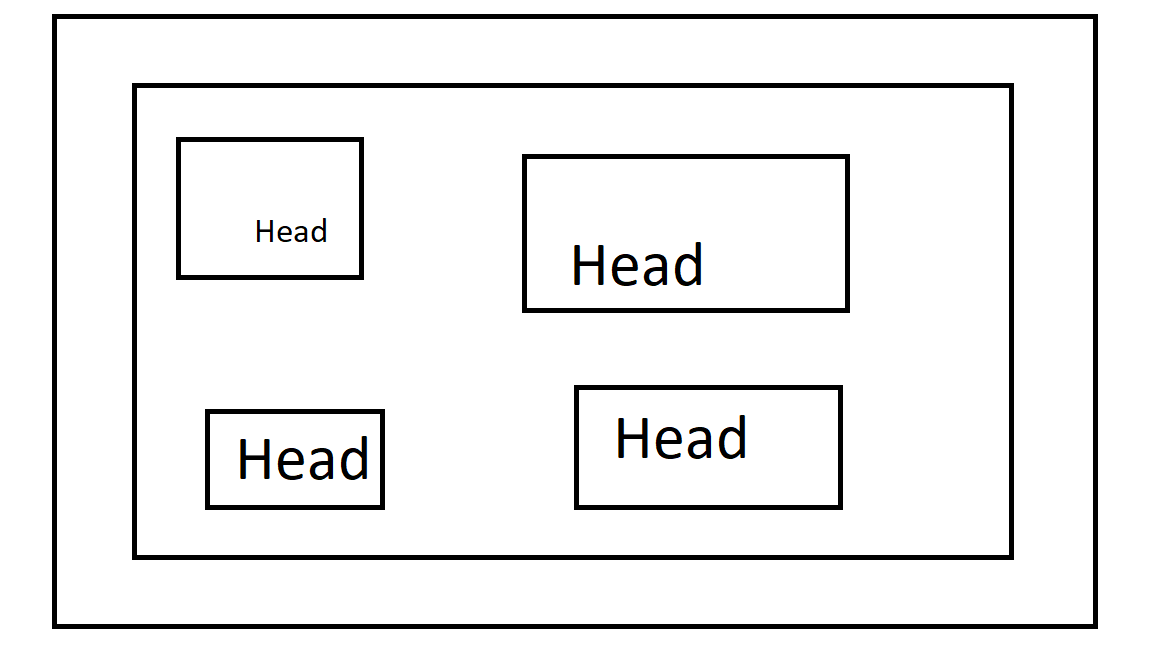
#> input picture infinity_python/input_2.png, 1152 x 648 px
$ python addingHtml.py
#> lines starting #> are read from the running program, lines starting #| are printed output that depends on the picture; after the words box and inside, x2 and y2 are one past the last pixel; in counts of white or black regions, pixels touching at a corner belong together
### infinity_python/detectRectangle.py
import cv2
import os

from functions.cropImages import crop_image


# [15 lines left out: function is_rectangle_contained, not called in this run]


def detection(image_path, output_directory):
    # read input image
#> called with image_path = 'input_2.png', output_directory = 'cut_rectangles'
    image = cv2.imread(image_path)
#> image is the input picture: shape (648, 1152, 3); mean B, G, R 237.8, 237.8, 237.8

    # Get the width height, x and y coordinate
    width, height, channels = image.shape
#> width = 648; height = 1152; channels = 3

    # Convert the image to grayscale
    gray = cv2.cvtColor(image, cv2.COLOR_BGR2GRAY)

    # Apply adaptive thresholding to obtain a binary image
    _, threshold = cv2.threshold(
        gray, 0, 255, cv2.THRESH_BINARY_INV + cv2.THRESH_OTSU)
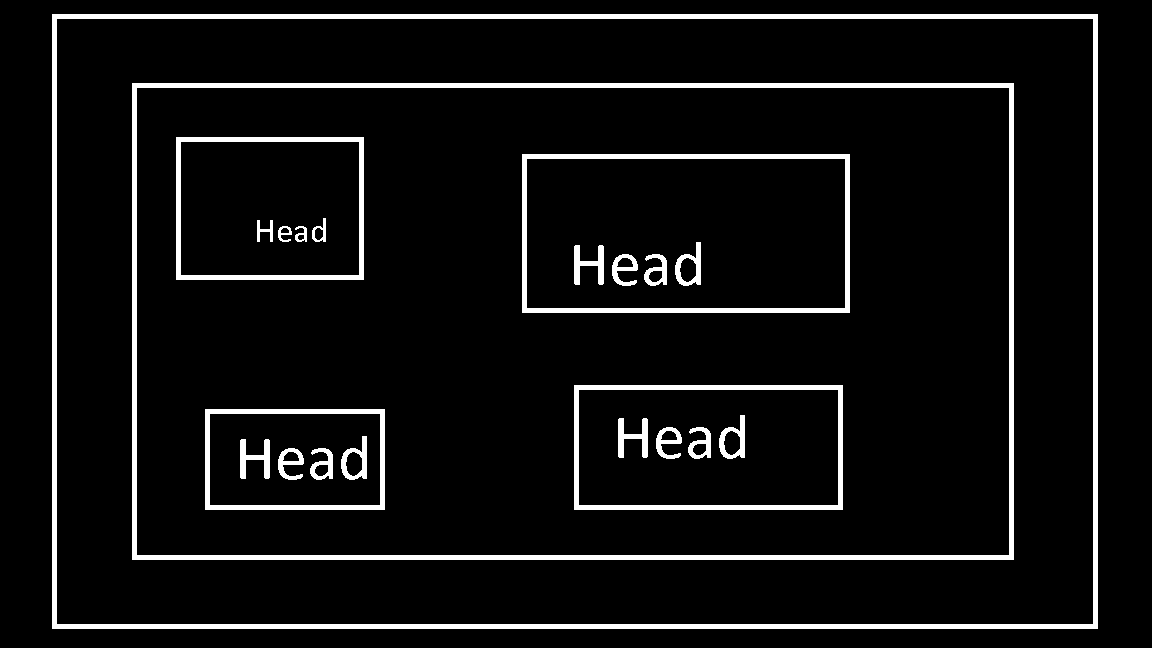
#> threshold: shape (648, 1152); 6.8% white; 22 white regions, largest, box (x1, y1, x2, y2) and area: (52, 14, 1098, 629) 16510, (132, 83, 1014, 560) 13490, (522, 154, 850, 313) 4770

    # Find contours in the binary image
    contuors, _ = cv2.findContours(
        threshold, cv2.RETR_EXTERNAL, cv2.CHAIN_APPROX_SIMPLE)
#> contuors = [[[52, 14], [52, 628], [1097, 628], [1097, 14]]]
    # Create the output directory if it doesn't exist
    if not os.path.exists(output_directory):
        os.mkdir(output_directory)

    # Store the rectangles' information in a list
    all_rectangles = []
    for i, contuor in enumerate(contuors):
        # Approximate the contour to a polygon
        perimeter = cv2.arcLength(contuor, True)
#> perimeter = 3318
        approx = cv2.approxPolyDP(contuor, 0.04 * perimeter, True)
#> approx = [[52, 14], [52, 628], [1097, 628], [1097, 14]]
        # Check if the polygon has four sides (a rectangle)
        if len(approx) == 4:
            # Get the bounding box of the rectangle
            x, y, width, height = cv2.boundingRect(approx)
#> x = 52; y = 14; width = 1046; height = 615

            # Crop the rectangle from the original image
            cropped_image = image[y: y + height, x: x + width]
            # Save the cropped image as a separate file
            output_path = os.path.join(
                "parent_rectangles", f"rectangle{i + 1}.png")
            cv2.imwrite(output_path, cropped_image)
            print(f"Saved rectangle{i + 1} as {output_path}")
#| Saved rectangle1 as parent_rectangles/rectangle1.png
            # Store the rectangle's information
            all_rectangele_info = {
                "X": x,
                "Y": y,
                "Width": width,
                "Height": height,
                "Output_path": output_path
            }
#> all_rectangele_info = {'X': 52, 'Y': 14, 'Width': 1046, 'Height': 615, 'Output_path': 'parent_rectangles/rectangle1.png'}
            all_rectangles.append(all_rectangele_info)
            last_i = i + 1  # Update last_i with the current value of i
#> last_i = 1
            img = crop_image(f"parent_rectangles/rectangle{i + 1}.png", 20)
            cv2.imwrite(output_path, img)

            # Convert the image to grayscale
            gray = cv2.cvtColor(img, cv2.COLOR_BGR2GRAY)
#> gray: shape (575, 1006)
            # Apply adaptive thresholding to obtain a binary image
            _, threshold = cv2.threshold(
                gray, 0, 255,  cv2.THRESH_BINARY_INV + cv2.THRESH_OTSU)
#> threshold: shape (575, 1006); 5.9% white; 21 white regions, largest, box (x1, y1, x2, y2) and area: (60, 49, 942, 526) 13490, (450, 120, 778, 279) 4770, (502, 351, 771, 476) 3840
            # Find contours in the binary image
            child_contours, _ = cv2.findContours(
                threshold, cv2.RETR_EXTERNAL, cv2.CHAIN_APPROX_SIMPLE)
#> child_contours = [[[60, 49], [60, 525], [941, 525], [941, 49]]]
            # loop over child contour
            for j, child_contour in enumerate(child_contours):
                # Approximate the contour to a polygon
                child_perimiter = cv2.arcLength(child_contour, True)
                child_approx = cv2.approxPolyDP(
                    child_contour, 0.04 * child_perimiter, True)
                # Check if the polygon has four sides (a rectangle)
                if (len(child_approx) == 4):
                    child_x, child_y, child_width, child_height = cv2.boundingRect(
                        child_approx)
                    # Crop the child rectangle from the original image
                    child_cropped_image = img[child_y:child_y +
                                              child_height, child_x:child_x + child_width]
                    if last_i == 1:
                        # Save the child cropped image as a separate file
                        child_outputh_path = os.path.join(
                            output_directory, f"rectangle_{last_i}_{last_i + i}_{j + 1}.png")
                        cv2.imwrite(child_outputh_path, child_cropped_image)
                    elif last_i > 1:
                        # Save the child cropped image as a separate file
                        child_outputh_path = os.path.join(
                            output_directory, f"rectangle_{last_i}_{last_i + i - 1}_{j + 1}.png")
                        cv2.imwrite(child_outputh_path, child_cropped_image)
                    print(
                        f"saved child ractangle {last_i + i + 1}_{j + 1} as {child_outputh_path}")
                    # Store the child rectangle's information
                    child_rectangle_info = {
                        "x": child_x,
                        "y": child_y,
                        "width": child_width,
                        "height": child_height,
                        "output_path": child_outputh_path,
                    }
                    all_rectangles.append(child_rectangle_info)
                    # Iterate over the detected rectangles and check containment

                    inner_rectangles = []
                    outer_rectangles = []
                    for i, contuor in enumerate(contuors):
                        # Approximate the contour to a polygon
                        perimeter = cv2.arcLength(contuor, True)
                        approx = cv2.approxPolyDP(
                            contuor, 0.04 * perimeter, True)
                        # Check if the polygon has four sides (a rectangle)
                        if len(approx) == 4:
                            # Get the bounding box of the rectangle
                            x, y, width, height = cv2.boundingRect(approx)

                            # Crop the rectangle from the original image
                            cropped_image = image[y: y + height, x: x + width]
                            # Save the cropped image as a separate file
                            output_path = os.path.join(
                                "parent_rectangles", f"rectangle{i + 1}.png")
                            cv2.imwrite(output_path, cropped_image)
                            print(f"Saved rectangle{i + 1} as {output_path}")
                            # Store the rectangle's information
                            outer_rectangele_info = {
                                "X": x,
                                "Y": y,
                                "Width": width,
                                "Height": height,
                                "Output_path": output_path
                            }
                            inner_rectangles.append(outer_rectangele_info)
                            print(outer_rectangles)
                    for i, outer_rect in enumerate(outer_rectangles):
                        for j, inner_rect in enumerate(inner_rectangles):
                            print(outer_rect)
                            if i != j and is_rectangle_contained(outer_rect, inner_rect):
                                print(
                                    f"Rectangle{i + 1} contains Rectangle{j + 1}")
                    # Remove the parent rectangle image
                    if os.path.exists(os.path.join(output_directory, f"rectangle_{last_i}.png")):
                        os.remove(os.path.join(output_directory,
                                f"rectangle_{last_i}.png"))
                        all_rectangles.pop(last_i - 1)
#> this loop made 1 pass
#> (child_perimiter, child_approx, child_x, child_y, child_width, child_height) on pass 1: (2714, [[60, 49], [60, 525], [941, 525], [941, 49]], 60, 49, 882, 477)
#| saved child ractangle 2_1 as cut_rectangles/rectangle_1_1_1.png
#| Saved rectangle1 as parent_rectangles/rectangle1.png
#| []
#> after the loop, all_rectangles = 2 items

    return all_rectangles
    # Get the width height, x and y coordinate


image_path = "input_2.png"
output_directory = "cut_rectangles"
detection(image_path, output_directory)

### infinity_python/functions/cropImages.py
import cv2
def crop_image(image_path, crop_size) :
    # read input image
    image = cv2.imread(image_path)
    if image is None :
        print("Errors in loading image in path :", image_path)
        return None
    else :
        # Get the original image dimensions
        height, width, _ = image.shape

        # Calculate the crop coordinates
        left = crop_size
        top = crop_size
        right = width - crop_size
        bottom = height - crop_size

        # Crop the image
        cropped_image = image[top:bottom, left:right]

        return cropped_image

### infinity_python/functions/navTextConditions.py
def nav_text_conditions(pages_num, typeWeb):
    nav_text = []
    if (typeWeb == "ecommerce"):
        if (pages_num == 2):
            nav_text = ["home", "shop"]
        elif (pages_num == 3):
            nav_text = ["home", "shop", "blog"]
    elif (typeWeb == "social"):
        if (pages_num == 2):
            nav_text = ["home", "feed"]
        elif (pages_num == 3):
            nav_text = ["home", "feed", "search"]

    elif (typeWeb == "blog"):
        if (pages_num == 2):
            nav_text = ["home", "attachments"]
        elif (pages_num == 3):
            nav_text = ["home", "attachments", "about"]

    elif (typeWeb == "health"):
        if (pages_num == 2):
            nav_text = ["home", "consultancy"]
        elif (pages_num == 3):
            nav_text = ["home", "consultancy", "list"]

    elif (typeWeb == "finance"):
        if (pages_num == 2):
            nav_text = ["home", "financial paln"]
        elif (pages_num == 3):
            nav_text = ["home", "financial paln", "cources"]

    elif (typeWeb == "art"):
        if (pages_num == 2):
            nav_text = ["home", "showcase"]
        elif (pages_num == 3):
            nav_text = ["home", "showcase", "ai generation"]
    return nav_text

### infinity_python/addingHtml.py
from functions.navTextConditions import nav_text_conditions
from detectRectangle import detection
import requests
import os
div_str = ""
nav_text = nav_text_conditions(2, "social")

image_path = "input_1.png"
output_directory = "cut_rectangles"

all_rectangles = detection(image_path, output_directory)
#> call 2 of detection, with image_path = 'input_1.png', output_directory = 'cut_rectangles'
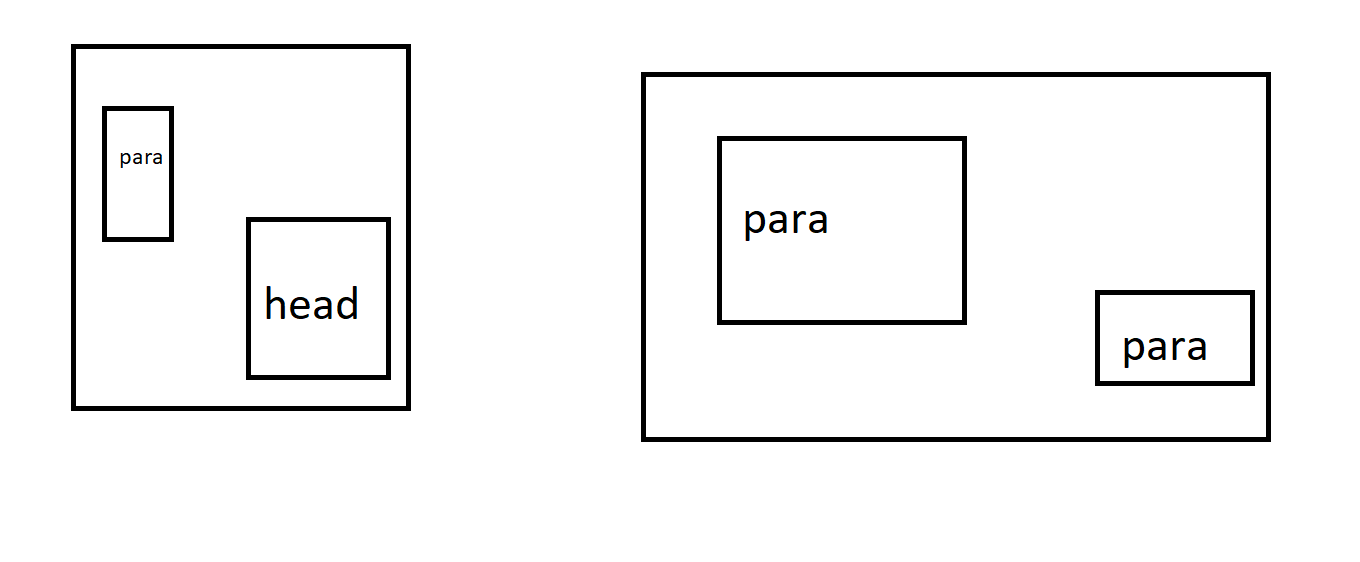
#> input picture infinity_python/input_1.png, 1360 x 562 px
#> in detection, image is the input picture: shape (562, 1360, 3); mean B, G, R 244.6, 244.6, 244.6
#> in detection (call 2), `_, threshold = cv2.threshold( gray, 0, 255, cv2.THRESH_BINARY_INV + cv..`:
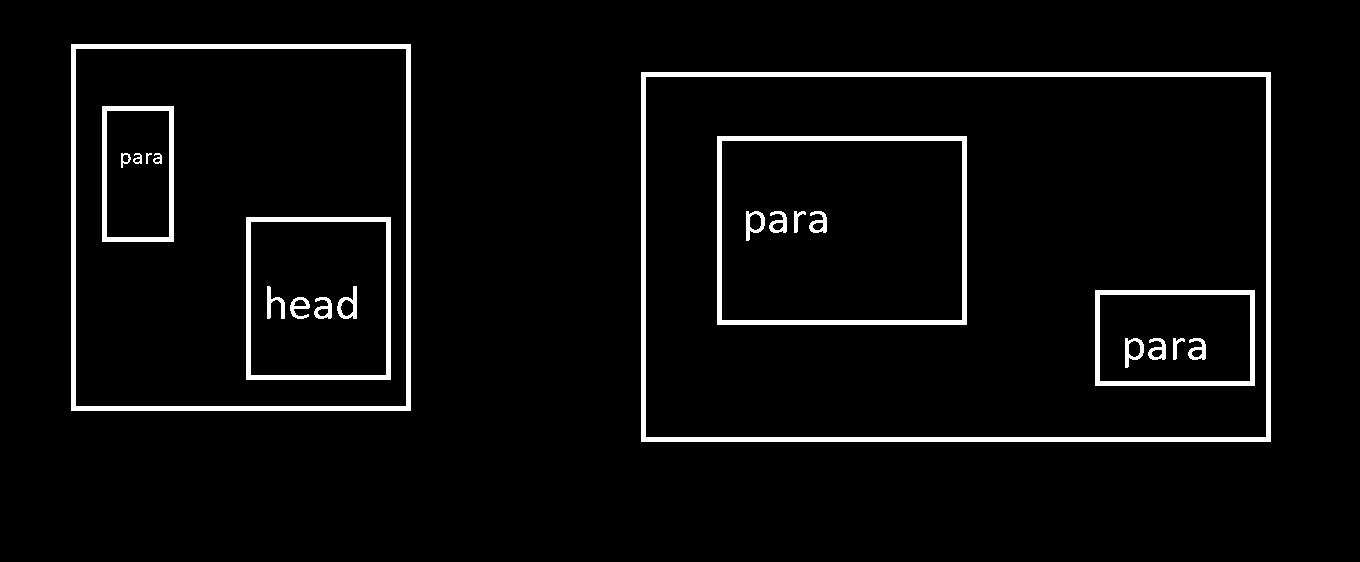
#> threshold: shape (562, 1360); 4.1% white; 22 white regions
#> in detection (call 2), `contuors, _ = cv2.findContours( threshold, cv2.RETR_EXTERNAL, cv2.CHAI..`: contuors = 2 contours; box (x1, y1, x2, y2) and area: (641, 72, 1271, 442) 232101, (71, 44, 411, 411) 124074
#> in detection (call 2), `perimeter = cv2.arcLength(contuor, True)`: perimeter = 1996
#> in detection (call 2), `approx = cv2.approxPolyDP(contuor, 0.04 * perimeter, True)`: approx = [[641, 72], [641, 441], [1270, 441], [1270, 72]]
#> in detection (call 2), `x, y, width, height = cv2.boundingRect(approx)`: x = 641; y = 72; width = 630; height = 370
#> in detection (call 2), `cropped_image = image[y: y + height, x: x + width]`:
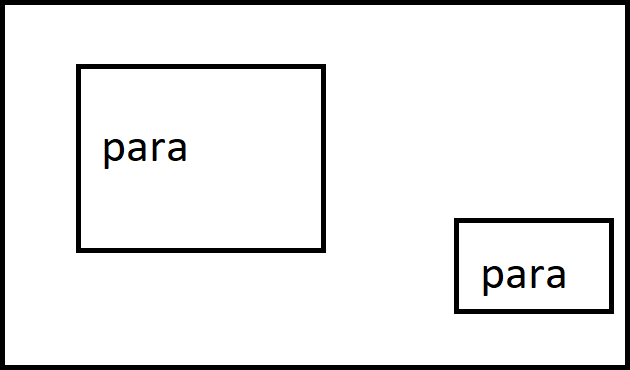
#> cropped_image: shape (370, 630, 3); mean B, G, R 235.1, 235.1, 235.1
#| Saved rectangle1 as parent_rectangles/rectangle1.png
#> in detection (call 2), `all_rectangele_info = { "X": x, "Y": y, "Width": width, "Height": heig..`: all_rectangele_info = {'X': 641, 'Y': 72, 'Width': 630, 'Height': 370, 'Output_path': 'parent_rectangles/rectangle1.png'}
#> in detection (call 2), `_, threshold = cv2.threshold( gray, 0, 255,  cv2.THRESH_BINARY_INV + c..`: threshold: shape (330, 590); 4.1% white; 10 white regions
#> in detection (call 2), `child_contours, _ = cv2.findContours( threshold, cv2.RETR_EXTERNAL, cv..`: child_contours = 2 contours; box (x1, y1, x2, y2) and area: (56, 44, 306, 233) 46812, (434, 198, 590, 294) 14725
#> the loop in detection (call 2), `for j, child_contour in enumerate(child_contours):` made 2 passes
#> (child_perimiter, child_approx, child_x, child_y, child_width, child_height) on passes 1 to 2: (500, [[434, 198], [434, 293], [589, 293], [589, 198]], 434, 198, 156, 96), (874, [[56, 44], [56, 232], [305, 232], [305, 44]], 56, 44, 250, 189)
#| saved child ractangle 2_1 as cut_rectangles/rectangle_1_1_1.png
#| Saved rectangle1 as parent_rectangles/rectangle1.png
#| []
#| Saved rectangle2 as parent_rectangles/rectangle2.png
#| []
#| saved child ractangle 3_2 as cut_rectangles/rectangle_1_2_2.png
#| Saved rectangle1 as parent_rectangles/rectangle1.png
#| []
#| Saved rectangle2 as parent_rectangles/rectangle2.png
#| []
#> pass 1, in detection (call 2), `child_cropped_image = img[child_y:child_y + child_height, child_x:chil..`:
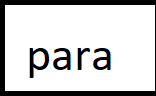
#> child_cropped_image: shape (96, 156, 3); mean B, G, R 206.3, 206.3, 206.3
#> pass 1, in detection (call 2), `cv2.imwrite(output_path, cropped_image)`:
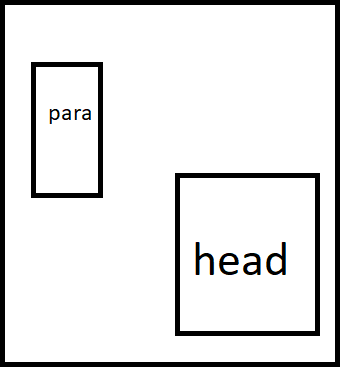
#> saved as rectangle2.png: shape (367, 340, 3); mean B, G, R 228.3, 228.3, 228.3
#> pass 2, in detection (call 2), `child_cropped_image = img[child_y:child_y + child_height, child_x:chil..`:
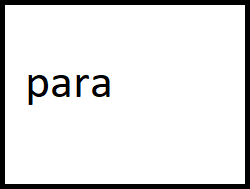
#> child_cropped_image: shape (189, 250, 3); mean B, G, R 227.6, 227.6, 227.6
#> after the loop in detection (call 2), `for j, child_contour in enumerate(child_contours):`: all_rectangles = 3 items
#> all_rectangles = 6 items

for i, rect_num in enumerate(os.listdir("cut_rectangles")):
    splited_rect = rect_num.split("_")
    first_num = splited_rect[1]
    second_num = splited_rect[2]
    third_num_by_dot = splited_rect[3]
    third_num = third_num_by_dot.split(".")[0]
    response = requests.get(
        f"https://api.ocr.space/parse/imageurl?apikey=K88933154488957&url=https://2430-122-175-178-174.ngrok-free.app/cut_rectangles/rectangle_{first_num}_{second_num}_{third_num}.png")
    if response.status_code == 200:
        # Success: Extract text from the response
        response_data = response.json()
        parsed_text = response_data['ParsedResults'][0]['ParsedText']
        text = parsed_text.strip()
        print("detected text -", text)
